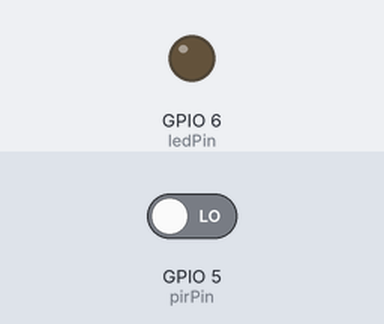
Simulated run of this program. Board: ESP32-S3. Shown: output pins drawn as LEDs (lit = HIGH). Inputs (shaded band) come from the test bench; at power-on: GPIO 5 (pirPin) LOW. WiFi joins after 1.5 s; servers stay silent unless stated; uploads are accepted with an empty reply; what the program prints to the serial monitor is not drawn.

Above: at 3.7 s.
3.8 s: GPIO 5 (pirPin) driven HIGH
At 5.0 s:
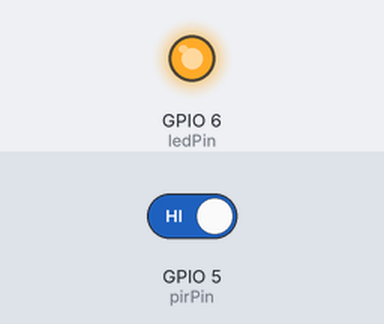
Timing chart, 0 to 8.5 s (numbered marks = the images above; inputs shaded):
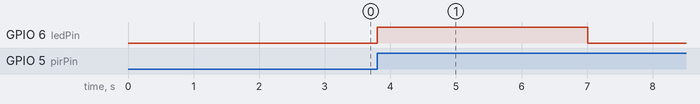

Measured:
- after the input at 3.8 s, GPIO 6 (ledPin): LOW → HIGH at once, → LOW 3.2 s later

The program:

main.cpp
```cpp
#include <Arduino.h>
#include <WiFi.h>
#include <HTTPClient.h>

#define ledPin 6
#define pirPin 5

const char* ssid = "";
const char* password = "";

const char* serverUrl = "http://httpbin.org/post";

volatile bool motionDetected = false;

void IRAM_ATTR handleMotion() {
  motionDetected = true;
}

void sendPostRequest() {
  if (WiFi.status() != WL_CONNECTED) {
    Serial.println("WiFi not connected");
    return;
  }

  HTTPClient http;
  http.begin(serverUrl);
  http.addHeader("Content-Type", "application/json");

  // Valid C++ string escapes and valid JSON structure
  String payload = "{\"device\":\"YD-ESP32-S3\",\"ledPin\":4,\"event\":\"motion detected\"}";

  Serial.println("Sending post request with payload: " + payload);
  int httpresponse = http.POST(payload);

  if (httpresponse > 0) {
    String response = http.getString();
    Serial.println("Httpresponse code: " + String(httpresponse));
    Serial.println("Server response body: " + response);
  } else {
    Serial.printf("Error on sending Post, code: %d\n", httpresponse);
  }

  http.end();
}

void setup() {
  Serial.begin(115200);
  delay(1000);

  pinMode(ledPin, OUTPUT);
  pinMode(pirPin, INPUT_PULLDOWN);
  digitalWrite(ledPin, LOW);

  // Start Wi-Fi connection
  WiFi.begin(ssid, password);
  Serial.print("Connecting to Wi-Fi");
  while (WiFi.status() != WL_CONNECTED) {
    delay(500);
    Serial.print(".");
  }

  Serial.println("\nConnected successfully!");
  Serial.print("Assigned IP: ");
  Serial.println(WiFi.localIP());

  attachInterrupt(digitalPinToInterrupt(pirPin), handleMotion, RISING);
  Serial.println("System armed. Waiting for trigger...");
}

void loop() {
  if (motionDetected) {
    digitalWrite(ledPin, HIGH);
    Serial.println("\n[!] Interrupt triggered.");

    sendPostRequest();

    delay(3000);
    digitalWrite(ledPin, LOW);
    motionDetected = false;
    Serial.println("System re-armed.");
  }
}
```
